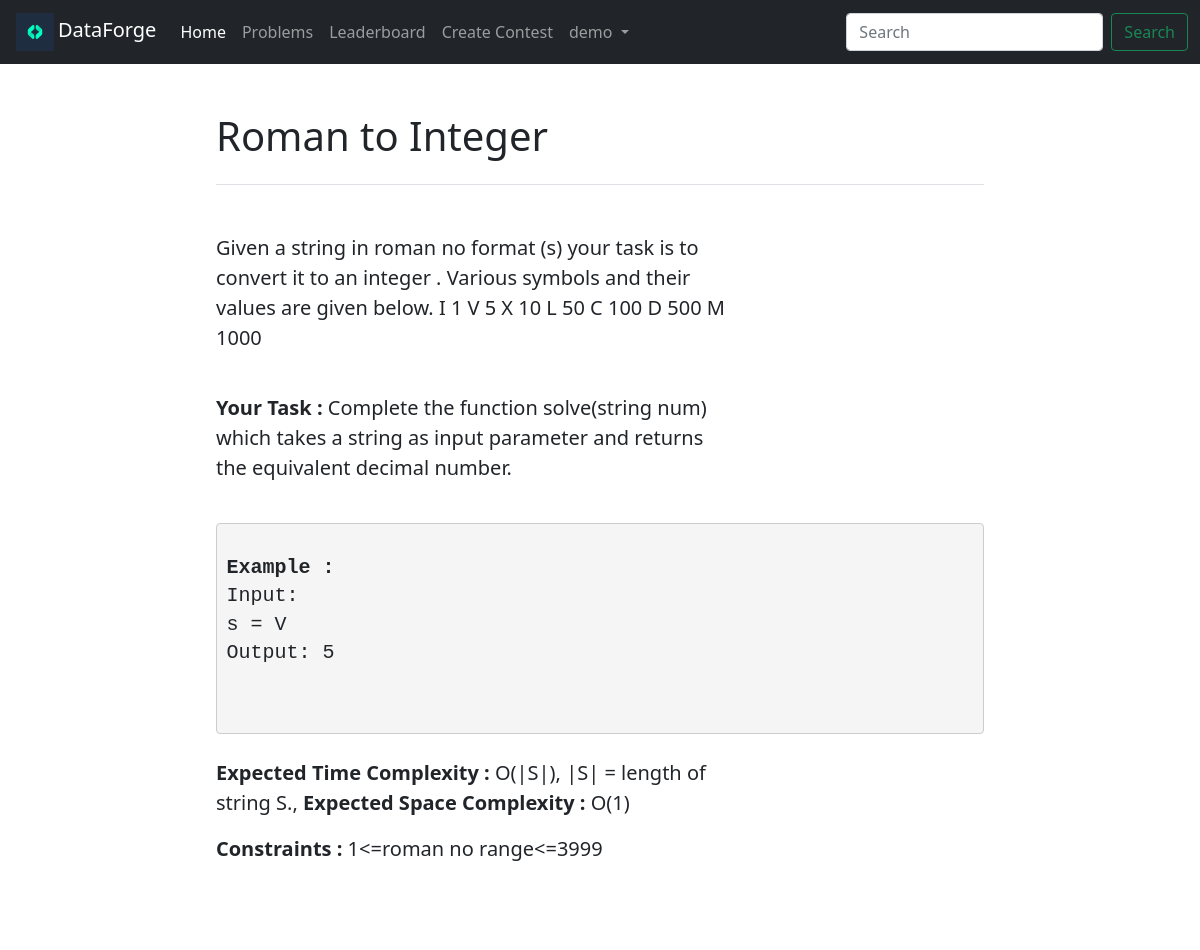
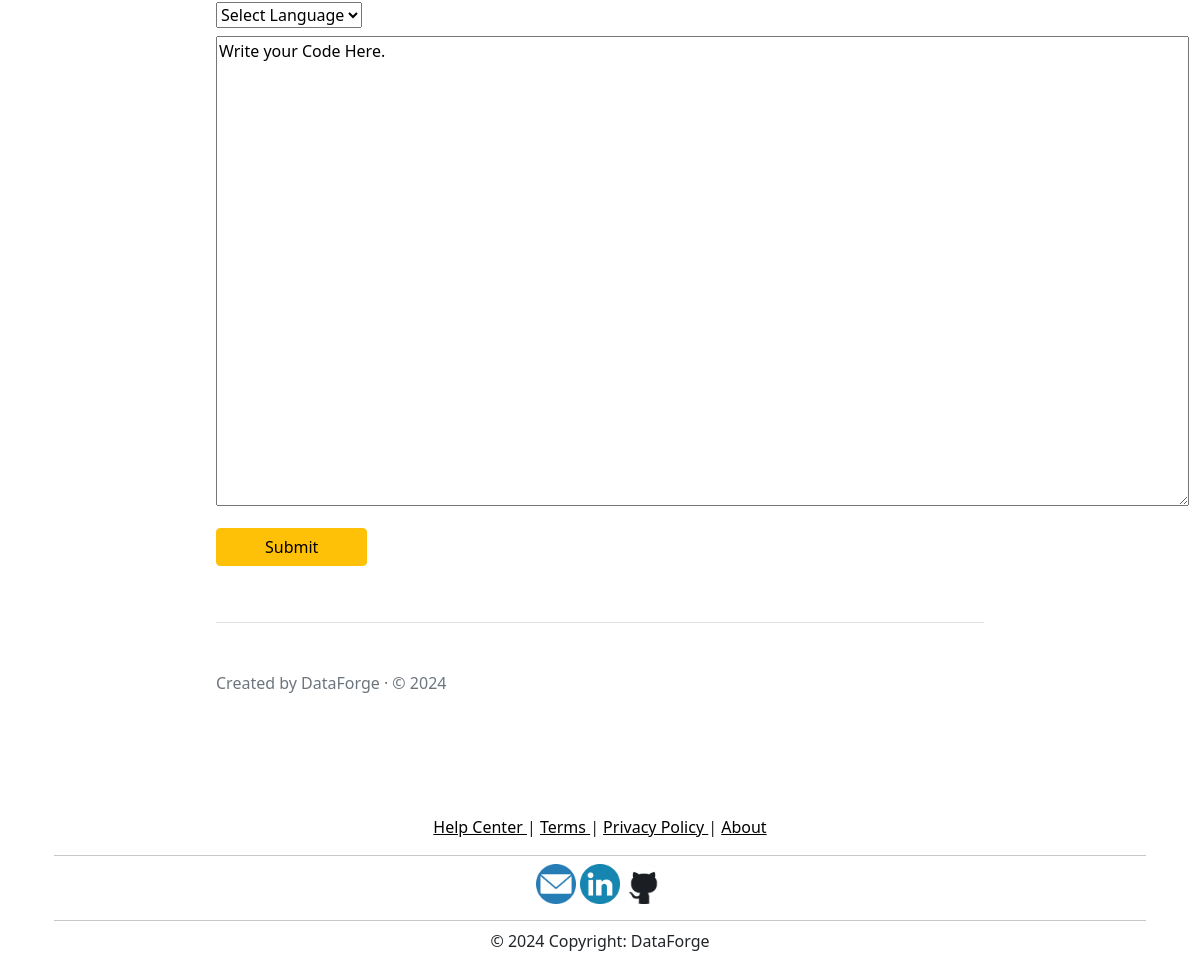
Page /problem_desc/demo/3 on the committed database (2 pictures, top to bottom).
### Home/models.py (models this page shows, shortened)
class User(models.Model):
    username = models.CharField(primary_key=True,max_length=122)
    name = models.CharField(max_length=122)
    email = models.CharField(unique=True,max_length=122)
    password = models.CharField(max_length=32)
    problems_solved = models.IntegerField(default=0)

class Problem(models.Model):
    id = models.IntegerField(primary_key=True)
    name = models.CharField(max_length=122)
    type = models.CharField(max_length=50)
    difficuilty = models.CharField(max_length=10)
    statement = models.TextField()
    task = models.TextField(null=True)
    time_complexity = models.CharField(max_length=50,null=True)
    space_complexity = models.CharField(max_length=50,null=True)
    constraints = models.CharField(max_length=122,null=True)
    example = models.TextField(null=True)

### Home/views.py (the view)
# urls.py: path("problem_desc/<str:user_name>/<int:id>", views.problem_description, name="problem_description"),
def problem_description(request,user_name,id):
    user = User.objects.get(username=str(user_name))
    problem = Problem.objects.get(id=id)
    rank = User.objects.all().filter(problems_solved__gt=user.problems_solved).count() + 1
    return render(request,'problem_desc.html',{'user':user,'problem':problem,'rank':rank})

### templates/problem_desc.html (shortened to what this page needs)
{% extends 'base.html' %}
{% block account %}
  <li class="nav-item dropdown">
    <a class="nav-link dropdown-toggle" href="#" id="navbarDropdown" role="button" data-bs-toggle="dropdown" aria-expanded="false">
        {{ user.name }}
    </a>
  </li>
{% endblock account %}
{% block problems %}
<li class="nav-item">
  <a class="nav-link" href="/problems/{{ user.username }}">Problems</a>
</li>
{% endblock problems %}
{% block navbar %}
  <form class="d-flex" method="post" action="/problem_search/{{ user.username }}">
    <input class="form-control me-2" type="search" name="search" placeholder="Search" aria-label="Search">
    <button class="btn btn-outline-success" type="submit">Search</button>
  </form>
{% endblock navbar %}
{% block body %}
<div class="col-lg-8 mx-auto p-3 py-md-5">
    <header class="d-flex align-items-center pb-3 mb-5 border-bottom">
      <a href="/" class="d-flex align-items-center text-dark text-decoration-none">
        <span class="fs-4"><h1>{{ problem.name }}</h1></span>
      </a>
    </header>
    <main>
      <p class="fs-5 col-md-8">{{ problem.statement }}</p>
      <br>
      <p class="fs-5 col-md-8"><strong>Your Task :</strong> {{ problem.task }}</p>
      <br>
      <pre style="display:block;padding:9.5px;margin:0px;line-height: 1.42857143;word-break: break-all;word-wrap: break-word;background-color: #f5f5f5;border: 1px solid #ccc;border-radius: 4px;">
        <p class="fs-5 col-md-8"><strong>Example :</strong> <br>{{ problem.example }}</p>
      </pre>
      <br>
      <p class="fs-5 col-md-8"><strong>Expected Time Complexity :</strong> {{ problem.time_complexity }}, <strong>Expected Space Complexity :</strong> {{ problem.space_complexity }}</p>
      <p class="fs-5 col-md-8"><strong>Constraints :</strong> {{ problem.constraints }}</p>
      <br>
      <br>
      <div class="container px-0 mt-4 mb-4">
        <div class="row fs-5">
        <form method="post" action="/submit_code/{{ user.username }}/{{ problem.id }}">
          <div class="fs-6 col-md-12 col-lg-20">
            <select id="record" name="language" onchange="change_url({{problem.id}})" class="custom-select" >
                <option selected>Select Language</option>
              </select>
            <div class="form-group py-2">
               <textarea id="editor" name="textarea" style="width: 973px;height : 470px;">Write your Code Here.</textarea>
            </div>
          </div>
          <button type="submit" class="btn btn-warning my-2 px-5" >Submit</button>
        </form>
        </div>
      </div>
    </main>
    <footer class="pt-5 my-5 text-muted border-top">
      Created by DataForge &middot; &copy; 2024
    </footer>
  </div>
{% endblock body %}

### rows in the picture
User: name "demo"
Problem: name "Roman to Integer", statement "Given a string in roman no format (s) your task is to convert it to an integer . Various symbols and their values are given below. I 1 V 5 X 10 L 50 C 100 D 500 M 1000", task "Complete the function solve(string num) which takes a string as input parameter and returns the equivalent decimal number.", example "Input: s = V Output: 5", time_complexity "O(|S|), |S| = length of string S.", space_complexity "O(1)", constraints "1<=roman no range<=3999", language "Select Language"
